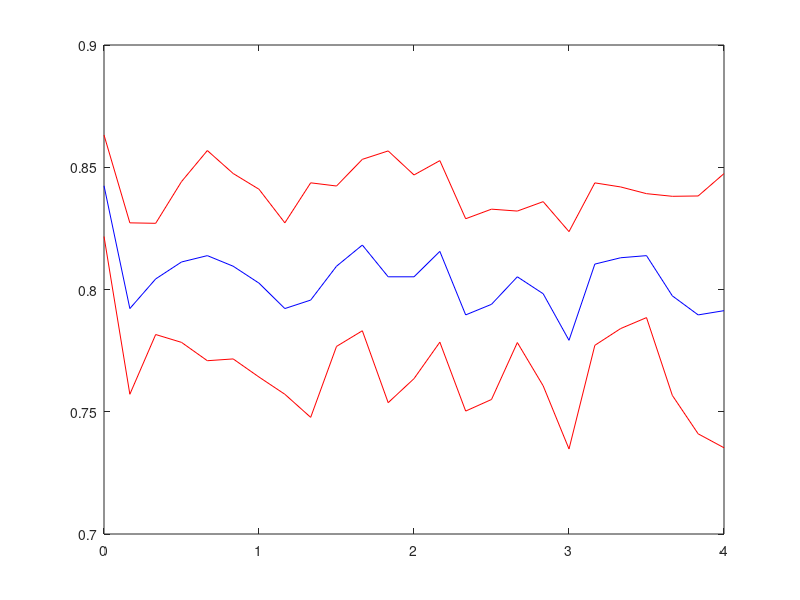
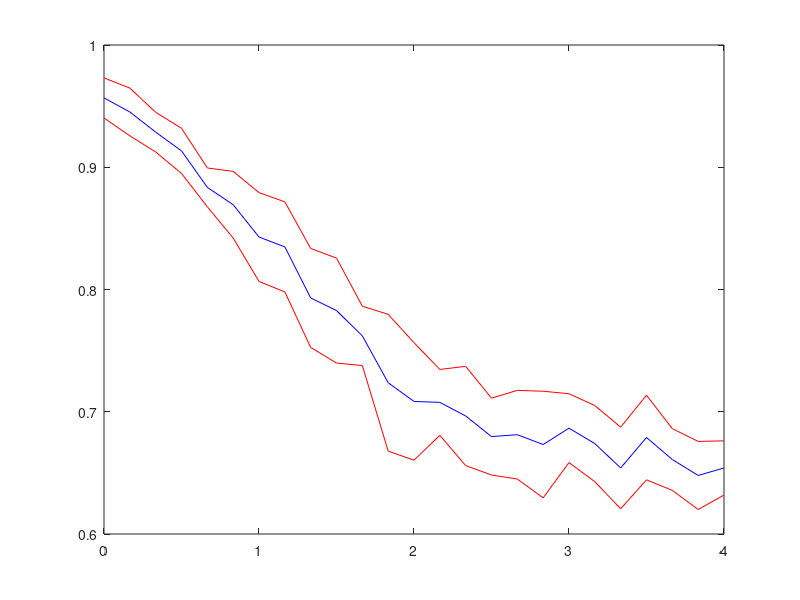
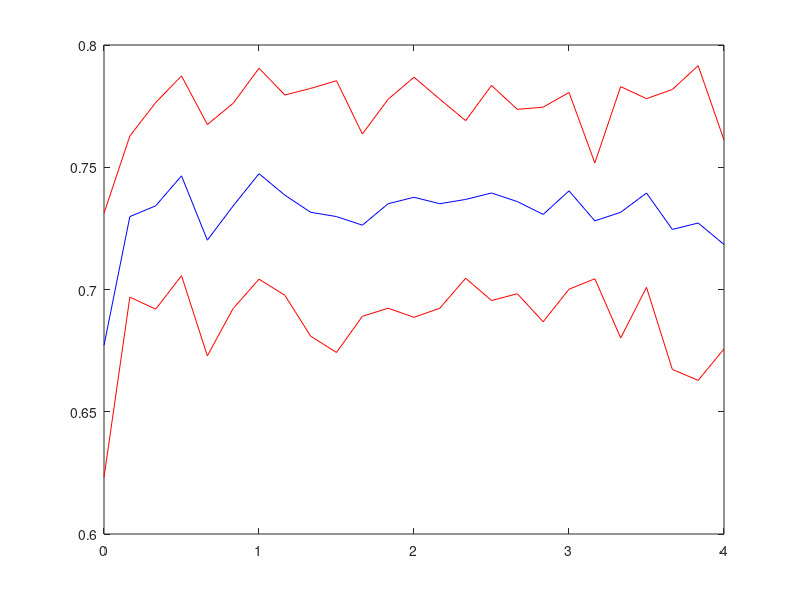
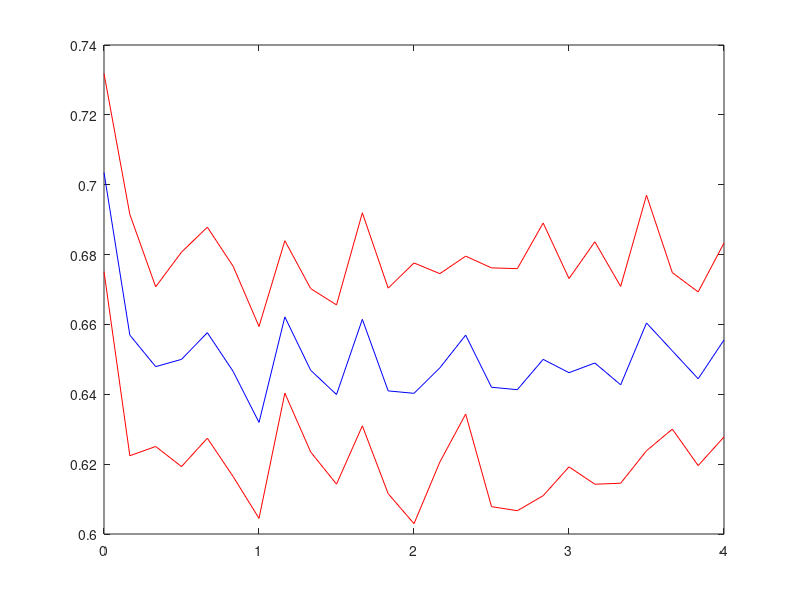

These figures' MATLAB source, in order: (Note: this script raises an error after producing the figures.)
%%Gera curva A-R para as bases
addpath(genpath('../util/'))
clear all; clear;clc;close all;
warning('off','all')
exportDir = '../../../../Latex/ReconhecimentoDePadroes/trabalho3/matlab/';

rangeParzenSearch = linspace(10E-5,1,25);
global parametro1;

bases = {'vertebra','breastC','haber','diab'};
fnc = 'parzenGauss';
perspectiva = 1;

N = length(bases) * length(rangeParzenSearch);


try
    load('parzenSearch');
catch
end

if(~parzenSearchResult)
parzenSearchResult = zeros(length(bases),length(rangeParzenSearch),3);    
    
    for i=1:length(bases)
        base = cell2mat (bases(i)) ;


        [ x , y ,labels, features ] = carregaDatabase(base);

        y = [y(:,1) ~y(:,1)];
        %x = x(:,[1 2]);

        %Normalizando
        x = bsxfun(@minus,x,min(x));
        x = bsxfun(@rdivide,x,max(x));

        model = {};
        model.lambda=[];
        model.fnc = fnc;
        model.forcaEquip = 0;
        model.rejOpc = 0;
        model.exibirPontos = ~perspectiva;

        model.data = x;
        model.labels = y;

        for ph = 1:length(rangeParzenSearch)
             parametro1 = rangeParzenSearch(ph);  
             [acuracia meanCM meanPer] = executaTesteBayes(x,y,model,0.25,15);

             acc = mean(acuracia);
             dsv = std(acuracia);
             parzenSearchResult(i,ph,1) = parametro1;
             parzenSearchResult(i,ph,2) = acc;
             parzenSearchResult(i,ph,3) = dsv;          
             fprintf('(%.2f)Base:%s l: %.2f Acc:%.2f dsv:%.2f\n',(ph + (i-1)*length(rangeParzenSearch))/N,base,parametro1,acc,dsv);

        end
    end
    
    save('parzenSearch','parzenSearchResult','bases');
end

%Gerando gráficos dos resultados
for i=1:length(bases)
        base = cell2mat (bases(i)) ;
        
        figure;
        plot(parzenSearchResult(i,:,[1])',parzenSearchResult(i,:,[2]) + parzenSearchResult(i,:,[3]),'r');hold on;
        plot(parzenSearchResult(i,:,[1])',parzenSearchResult(i,:,[2]),'b' );
        plot(parzenSearchResult(i,:,[1])',parzenSearchResult(i,:,[2])-parzenSearchResult(i,:,[3]),'r' );

        
        [v id] =  max(parzenSearchResult(i,:,[2]));
        fprintf('base:%s Melhor janela: %.2f\n',base,parzenSearchResult(i, id,1));
end

%valores ótimos 5 e 1
parametro1 = 0.005;
close all;
%Gerando Região de decisão
for i=1:length(bases)
        base = cell2mat (bases(i)) ;
        
      
  

        [ x , y ,labels, features ] = carregaDatabase(base);

        y = [y(:,1) ~y(:,1)];
        x = x(:,[1 2]);

        %Normalizando
        x = bsxfun(@minus,x,min(x));
        x = bsxfun(@rdivide,x,max(x));

        model = {};
        model.lambda=[];
        model.fnc = fnc;
        model.forcaEquip = 0;
        model.rejOpc = 0;
        model.exibirPontos = ~perspectiva;

        model.data = x;
        model.labels = y;      
        
        close all;
        bayesDecision(model);
        
        pathBase = sprintf('%s/%s/%s/decReg/',exportDir,fnc,base); mkdir(pathBase);
        if(perspectiva)
                path = sprintf('%sdecRegion_%.3f_A.eps',pathBase,parametro1);
                saveSubplot(gca,path,1)
        else
                view([0 90]);
                path = sprintf('%sdecRegion_%.3f_B.eps',pathBase,parametro1);
                saveSubplot(gca,path,1)
        end
            
                   
     
end






